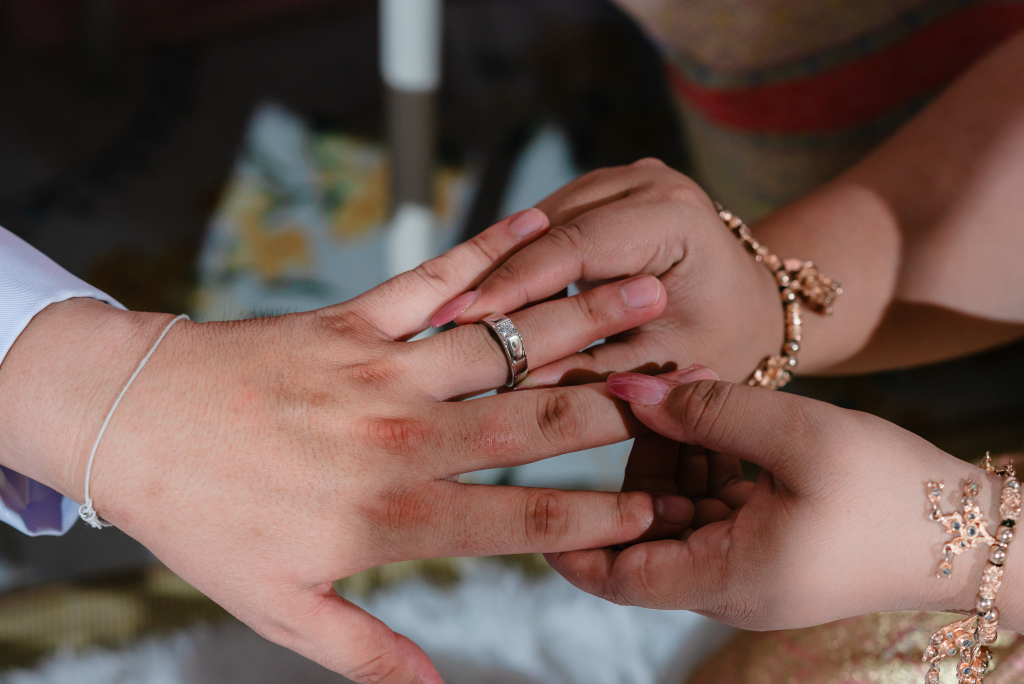
#> input picture public/images/portfolio/PTO-246.jpg, 2048 x 1367 px (shown at 1/2 size); its folder holds only this picture in this run
$ python harvest_contact_sheets.py
#> lines starting #> are read from the running program, lines starting #| are printed output that depends on the picture
from pathlib import Path
from PIL import Image, ImageOps, ImageDraw, ImageFont
import csv
import shutil
import math

# =====================
# CONFIG
# =====================
ROOT_DIR = Path(r"D:\lumina-studio\public\images\portfolio") # TEST FOLDER
OUT_DIR = Path(r"D:\lumina-studio\public\images\portfolio\sheet")

THUMB_SIZE = 384
SHEET_COLS = 8
SHEET_ROWS = 5
IMAGES_PER_SHEET = SHEET_COLS * SHEET_ROWS

MIN_LONG_EDGE = 1200
MAX_SCAN = 1600# ทดสอบก่อน 1000 รูป ถ้าผ่านค่อยเพิ่มเป็น None

IMAGE_EXTS = {".jpg", ".jpeg", ".png", ".webp", ".tif", ".tiff"}
PRIORITY_NAMES = {"resize", "resized", "export", "exports", "select", "selected", "web", "portfolio"}

OUT_DIR.mkdir(parents=True, exist_ok=True)
(OUT_DIR / "contact_sheets").mkdir(exist_ok=True)

inventory_path = OUT_DIR / "inventory.csv"


def is_image(path: Path) -> bool:
    return path.suffix.lower() in IMAGE_EXTS


def load_image(path: Path):
    try:
        img = Image.open(path)
        img = ImageOps.exif_transpose(img)
        return img
    except Exception:
        return None


def make_thumbnail(img: Image.Image, size: int) -> Image.Image:
    thumb = img.copy()
    thumb.thumbnail((size, size))
    canvas = Image.new("RGB", (size, size), "white")
    x = (size - thumb.width) // 2
    y = (size - thumb.height) // 2
    canvas.paste(thumb.convert("RGB"), (x, y))
    return canvas


def draw_label(img: Image.Image, label: str) -> Image.Image:
    draw = ImageDraw.Draw(img)
    box_h = 34
    draw.rectangle((0, 0, img.width, box_h), fill="white")
    draw.text((8, 8), label, fill="black")
    return img


def save_contact_sheet(items, sheet_index: int):
    cell_w = THUMB_SIZE
    cell_h = THUMB_SIZE
    sheet_w = SHEET_COLS * cell_w
    sheet_h = SHEET_ROWS * cell_h

    sheet = Image.new("RGB", (sheet_w, sheet_h), "white")

    for i, item in enumerate(items):
        row = i // SHEET_COLS
        col = i % SHEET_COLS
        x = col * cell_w
        y = row * cell_h

        img = load_image(item["path"])
        if img is None:
            continue

        thumb = make_thumbnail(img, THUMB_SIZE)
        thumb = draw_label(thumb, item["image_id"])
        sheet.paste(thumb, (x, y))

    out_path = OUT_DIR / "contact_sheets" / f"sheet_{sheet_index:04d}.jpg"
    sheet.save(out_path, quality=90)
    print(f"saved: {out_path}")


def main():
    total_inspected = 0
    total_candidate = 0
    skipped_small = 0
    failed_reads = 0
    priority_folders_found = False

    seen_paths = set()
    all_files = []

    for path in ROOT_DIR.rglob("*"):
        if not path.is_file() or not is_image(path):
            continue

        abs_path = path.resolve()
        if abs_path in seen_paths:
            continue
        seen_paths.add(abs_path)

        all_files.append(path)
        if any(parent.name.lower() in PRIORITY_NAMES for parent in path.parents):
            priority_folders_found = True

    # Sort: priority first
    def sort_key(p):
        is_priority = any(parent.name.lower() in PRIORITY_NAMES for parent in p.parents)
        return (not is_priority, p.name) # Priority first (False < True)

    all_files.sort(key=sort_key)
    if MAX_SCAN is not None:
        all_files = all_files[:MAX_SCAN]

    sheet_items = []
    sheet_index = 1

    with inventory_path.open("w", newline="", encoding="utf-8-sig") as f:
        writer = csv.writer(f)
        writer.writerow([
            "image_id",
            "path",
            "width",
            "height",
            "long_edge",
            "sheet_id",
            "status"
        ])

        for path in all_files:
            total_inspected += 1

            img = load_image(path)
#> in load_image, img is the input picture: PIL image 2048x1367 RGB; mean R, G, B 112.1, 87.2, 79.7
            if img is None:
                failed_reads += 1
                continue

            width, height = img.size
#> width = 2048; height = 1367
            long_edge = max(width, height)
#> long_edge = 2048

            if long_edge < MIN_LONG_EDGE:
                status = "skip_small"
                skipped_small += 1
            else:
                status = "candidate"
                total_candidate += 1

            image_id = f"{total_inspected:06d}"
            sheet_id = f"sheet_{sheet_index:04d}" if status == "candidate" else ""

            writer.writerow([
                image_id,
                str(path),
                width,
                height,
                long_edge,
                sheet_id,
                status
            ])

            if status == "candidate":
                sheet_items.append({
                    "image_id": image_id,
                    "path": path
                })

                if len(sheet_items) == IMAGES_PER_SHEET:
                    save_contact_sheet(sheet_items, sheet_index)
                    sheet_items = []
                    sheet_index += 1

        if sheet_items:
            save_contact_sheet(sheet_items, sheet_index)
#> in save_contact_sheet, `sheet = Image.new("RGB", (sheet_w, sheet_h), "white")`: sheet: PIL image 3072x1920 RGB; every value is 255
#> in make_thumbnail, `thumb.thumbnail((size, size))`:
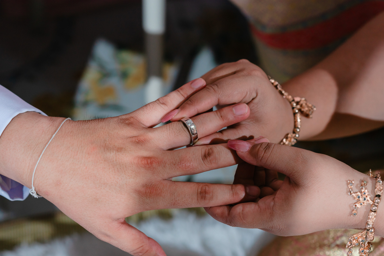
#> thumb: PIL image 384x256 RGB; mean R, G, B 112.2, 87.3, 79.8
#> in make_thumbnail, `canvas = Image.new("RGB", (size, size), "white")`: canvas: PIL image 384x384 RGB; every value is 255
#> in make_thumbnail, `canvas.paste(thumb.convert("RGB"), (x, y))`:
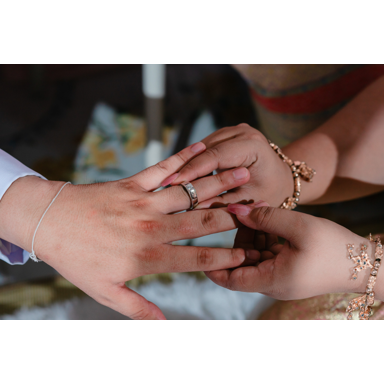
#> canvas: PIL image 384x384 RGB; mean R, G, B 159.8, 143.2, 138.2
#> in save_contact_sheet, `sheet.paste(thumb, (x, y))`:
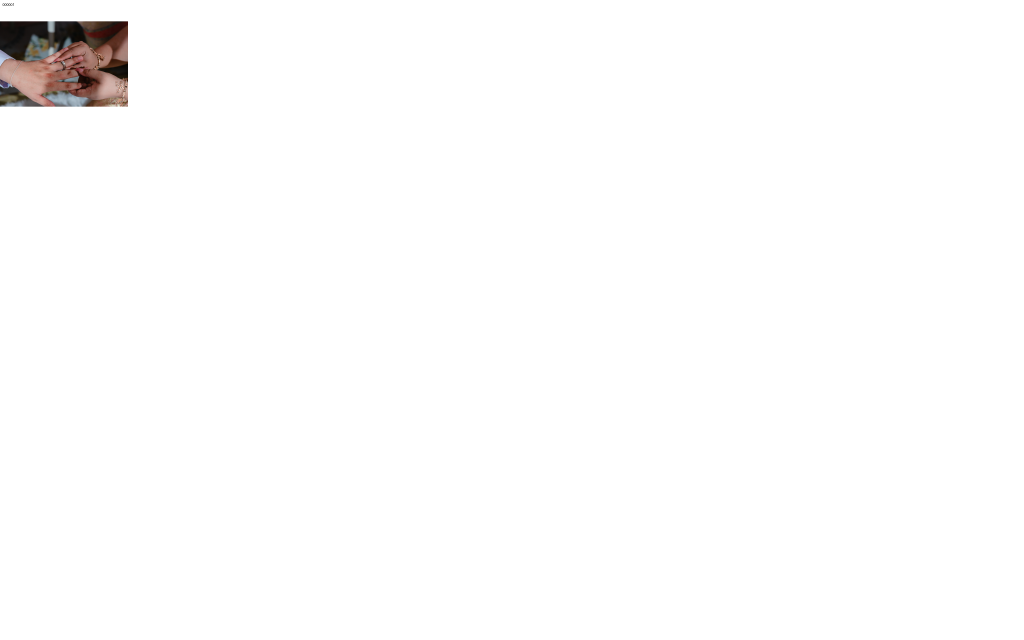
#> sheet: PIL image 3072x1920 RGB (shown at 1/3 size); mean R, G, B 252.6, 252.2, 252.1

    summary_path = OUT_DIR / "scan_summary.txt"
    with summary_path.open("w", encoding="utf-8") as f:
        f.write(f"ROOT_DIR: {ROOT_DIR}\n")
        f.write(f"total image files inspected: {total_inspected}\n")
        f.write(f"total candidate images: {total_candidate}\n")
        f.write(f"skipped small images: {skipped_small}\n")
        f.write(f"failed image reads: {failed_reads}\n")
        f.write(f"number of contact sheets generated: {sheet_index - 1 if not sheet_items else sheet_index}\n")
        f.write(f"priority folders found: {priority_folders_found}\n")
        f.write(f"source images modified: no\n")

    print("done")
    print(f"inventory: {inventory_path}")
    print(f"summary: {summary_path}")
    print(f"scanned: {total_inspected}")

if __name__ == "__main__":
    main()
